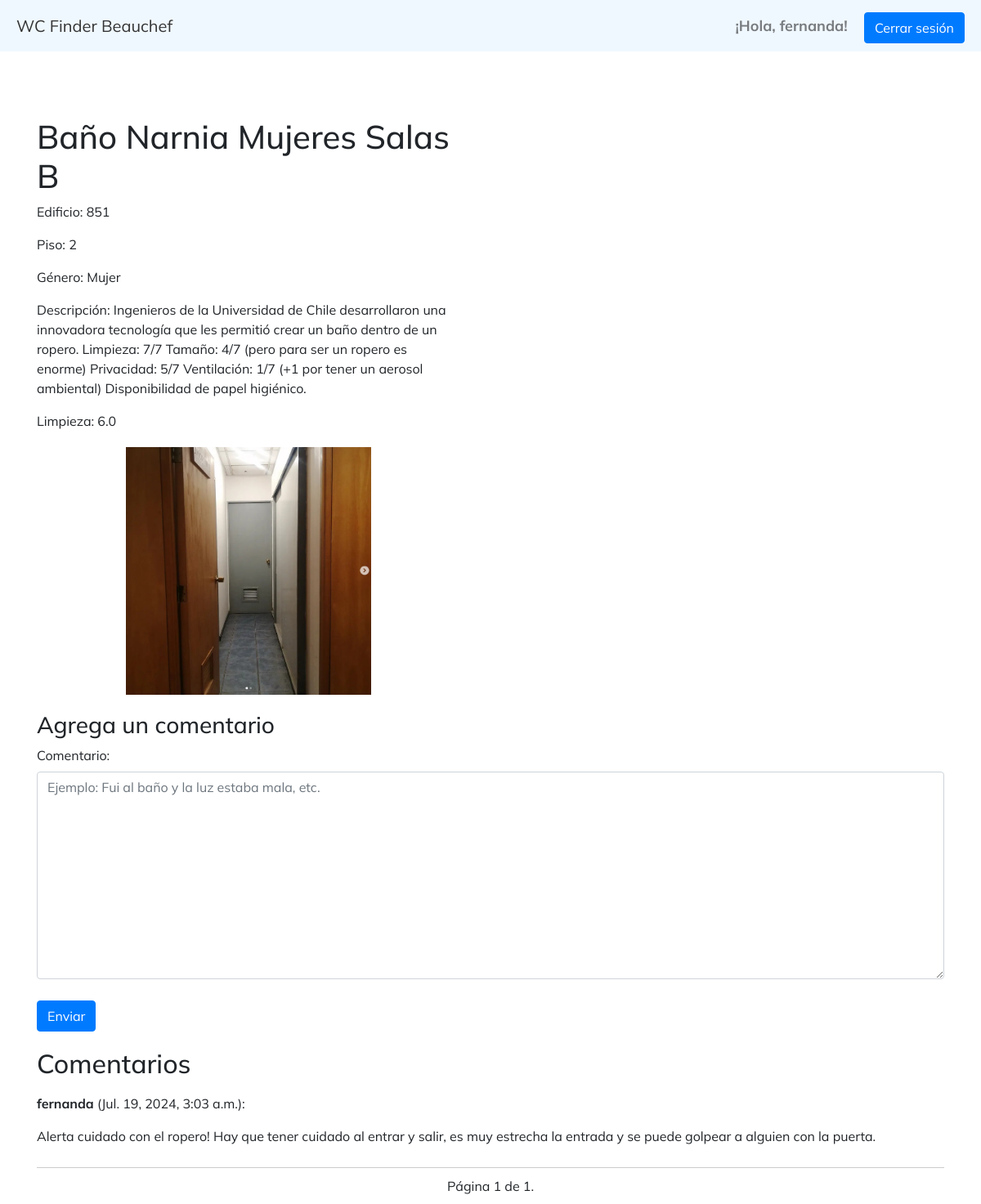
Screenshot of /bathroom/7/ (signed in) with the database file from the repository.
### todoapp/models.py (models this page shows, shortened)
class User(AbstractUser):
  pronombres = [('La','La'),('El','El'), ('Le','Le'),('Otro','Otro')]
  pronombre = models.CharField(max_length=5,choices=pronombres)
  apodo = models.CharField(max_length=30)

class Bathroom(models.Model):
    GENDER_CHOICES = [
        ('mujer', 'Mujer'),
        ('hombre', 'Hombre'),
        ('universal', 'Universal'),
    ]
    BUILDS_CHOICES = [
        ('850', '850'),
        ('851', '851'),
    ]
    FLOOR_CHOICES = [
        ('-3', '-3'),
        ('-2', '-2'),
        ('-1', '-1'),
        ('1', '1'),
        ('2', '2'),
        ('3', '3'),
        ('4', '4'),
        ('5', '5'),
        ('6', '6'),
        ('7', '7'),
    ]
    name = models.CharField(max_length=100)
    building = models.CharField(max_length=3, choices=BUILDS_CHOICES)
    floor = models.CharField(max_length=2,choices=FLOOR_CHOICES)
    gender = models.CharField(max_length=10, choices=GENDER_CHOICES)
    description = models.CharField(max_length=300)
    image = models.ImageField(upload_to='bathroom_images/', blank=True, null=True)
    publicar = models.BooleanField(default=False)
    latitude = models.FloatField(null=True, blank=True)
    longitude = models.FloatField(null=True, blank=True)
    def average_cleaning_points(self):
        average = self.cleaning_reviews.aggregate(Avg('points'))['points__avg']
        return average

class Comment(models.Model):
    bathroom = models.ForeignKey(Bathroom, on_delete=models.CASCADE, related_name='comments')
    user = models.ForeignKey(User, on_delete=models.CASCADE)
    content = models.TextField()
    created_at = models.DateTimeField(auto_now_add=True)

### todoapp/views.py (the view)
# urls.py: path('bathroom/<int:id>/', views.bathroom_detail, name='bathroom_detail'),
def bathroom_detail(request, id):
    bathroom = Bathroom.objects.get(id=id)
    comments = bathroom.comments.all().order_by('-created_at')
    paginator = Paginator(comments, 5)  # 5 comentarios por página
    page_number = request.GET.get('page')
    page_obj = paginator.get_page(page_number)
    if request.method == 'POST':
        if request.user.is_authenticated:
            if "submit_comment" in request.POST:
                form = CommentForm(request.POST)
                if form.is_valid():
                    comment = form.save(commit=False)
                    comment.bathroom = bathroom
                    comment.user = request.user
                    comment.save()
                    messages.success(request, 'Comentario agregado correctamente.')
                    return redirect('bathroom_detail', id=bathroom.id)
            elif "submit_review" in request.POST:
                reviewForm= CleaningForm(request.POST)
                if reviewForm.is_valid():
                    review= reviewForm.save(commit=False)
                    review.bathroom= bathroom
                    review.user= request.user
                    review.save()
                    messages.success(request, 'Puntuación agregada correctamente.')
                    return redirect('bathroom_detail', id=bathroom.id)
            else:
                return redirect('bathroom_detail', id=bathroom.id)
        else:
            messages.error(request, 'Debes estar registrado para poder comentar.')
            return redirect('login')
    else:
        form = CommentForm()
        reviewForm = CleaningForm()
    m = folium.Map(location=[bathroom.latitude or -33.45767, bathroom.longitude or -70.66237], zoom_start=50, zoom_snap=0.5)
    if bathroom.latitude and bathroom.longitude:
        folium.Marker(
            [bathroom.latitude, bathroom.longitude],
            popup=f"{bathroom.building}, Piso {bathroom.floor}, {bathroom.gender}",
            icon=folium.Icon(color='blue', icon='restroom', prefix='fa')
        ).add_to(m)
    map_html = m._repr_html_()
    context = {
        'bathroom': bathroom,
        'map_html': map_html,
        'page_obj': page_obj,
        'form': form,
        'reviewForm': reviewForm
    }
    return render(request, 'todoapp/bathroom_detail.html', context)

### todoapp/forms.py
class CommentForm(forms.ModelForm):
    class Meta:
        model = Comment
        fields = ['content']
        labels = {
            'content': 'Comentario',
        }
        widgets = {
            'content': forms.Textarea(attrs={'class': 'form-control', 'placeholder': 'Ejemplo: Fui al baño y la luz estaba mala, etc.'}),
        }

class CleaningForm(forms.ModelForm):
    class Meta:
        model = Cleaning
        fields = ['points']
        label ={
            'points':'puntos'
        }
        widgets = {'content': forms.NumberInput(attrs={
            'class': 'form-control',
            'min': 1,
            'max': 10
        })}

### todoapp/templates/todoapp/bathroom_detail.html (shortened to what this page needs)
<!DOCTYPE html>
<html lang="es">
<head>
    <link rel="stylesheet" href="https://stackpath.bootstrapcdn.com/bootstrap/4.5.2/css/bootstrap.min.css">
</head>
<body>
    {% include 'todoapp/_navbar.html' %}
    <div class="container">
        <div class="details-map">
            <div class="details">
                <h1>{{ bathroom.name }}</h1>
                <p>Edificio: {{ bathroom.building }}</p>
                <p>Piso: {{ bathroom.floor }}</p>
                <p>Género: {{ bathroom.get_gender_display }}</p>
                <p>Descripción: {{ bathroom.description }}</p>
                <p>Limpieza: {{ bathroom.average_cleaning_points}}</p>
                {% if bathroom.image %}
                    <div class="bathroom-image-container">
                        <img src="{{ bathroom.image.url }}" alt="Imagen del baño" class="bathroom-image" {% if bathroom.image %}data-toggle="modal" data-target="#bathroomModal"{% endif %}>
                    </div>
                {% endif %}
            </div>
            <div id="map">
            </div>
        </div>
        <div class="comments-section">
            <h3>Agrega un comentario</h3>
            <div class="comment-form">
                {% if user.is_authenticated %}
                    <form method="post">
                        {{ form.as_p }}
                        <button type="submit" name="submit_comment" class="btn btn-primary">Enviar</button>
                    </form>
                {% else %}
                    <p>Debes estar registrado para poder comentar. <a href="{% url 'login' %}">Iniciar sesión</a></p>
                {% endif %}
            </div>
            <h2>Comentarios</h2>
            {% for comment in page_obj %}
                <div class="comment">
                    <p><strong>{{ comment.user.username }}</strong> ({{ comment.created_at }}):</p>
                    <p>{{ comment.content }}</p>
                </div>
            {% endfor %}
            <div class="pagination">
                <span class="step-links">
                    <span class="current">
                        Página {{ page_obj.number }} de {{ page_obj.paginator.num_pages }}.
                    </span>
                </span>
            </div>
        </div>
    </div>
</body>
</html>

### todoapp/templates/todoapp/_navbar.html (shortened to what this page needs)
<!DOCTYPE html>
<html lang="en">
<head>
    <link rel="stylesheet" href="https://maxcdn.bootstrapcdn.com/bootstrap/4.0.0-beta/css/bootstrap.min.css">
    <link href="https://cdnjs.cloudflare.com/ajax/libs/font-awesome/5.15.1/css/all.min.css" rel="stylesheet">
    {% load static %}
    <link rel="stylesheet" href="{% static 'css/style forms.css' %}" >
</head>
<body>
    <nav class="navbar navbar-light navbar-custom">
        <a class="navbar-brand" href="{% url 'home' %}">WC Finder Beauchef</a>
        <div class="ml-auto">
            {% if user.is_authenticated %}
                <span class="navbar-text mr-3 saludo">¡Hola, {{ user.username }}!</span>
                <a href="{% url 'logout' %}" class="btn btn-outline-logout">Cerrar sesión</a>
            {% else %}
                <a href="{% url 'register_user' %}" class="btn btn-outline-success">Registrarse</a>
                <a href="{% url 'login' %}" class="btn btn-outline-success">Iniciar Sesión</a>
            {% endif %}
        </div>
    </nav>
</body>
</html>

### todoapp/static/css/style forms.css (style rules this page uses)
.saludo { font-size: 18px; font-weight: bold; color: #333; }
body { font-family: "Mulish", sans-serif; margin: 0; padding: 0; }
form { display: block; margin-top: 0em; margin-bottom: 12px; unicode-bidi: isolate; }
.container { display: flex; height: 100vh; }
.form-control { width: 100%; box-sizing: border-box; }
.btn-primary { margin-top: 10px; }

### todoapp/templates/todoapp/bathroom_detail.html (style rules this page uses)
body { font-family: 'Mulish', sans-serif; margin: 0; padding: 0; }
.container { display: flex; flex-direction: column; padding: 20px; max-width: 1200px; margin: 0 auto; margin-top: 60px; }
.details-map { display: flex; flex-wrap: wrap; gap: 20px; }
.details { flex: 1 1 45%; }
#map { flex: 1 1 50%; height: 400px; }
.comments-section { margin-top: 20px; }
.comment { border-bottom: 1px solid #ccc; padding: 10px 0; }
.comment-form { margin-bottom: 20px; }
.pagination { display: flex; justify-content: center; padding: 10px 0; }
.bathroom-image-container { margin-top: 20px; text-align: center; }
.bathroom-image { max-width: 300px; height: auto; cursor: pointer; }

### todoapp/templates/todoapp/_navbar.html (style rules this page uses)
body { font-family: 'Mulish', sans-serif; margin: 0; padding: 0; }
.navbar-custom { background-color: #f0f8ff; font-family: 'Mulish', sans-serif; padding: 10px 20px; }
.navbar-custom .navbar-brand, .navbar-custom .navbar-nav .nav-link { color: #333; }
.btn { font-family: 'Mulish', sans-serif; }
.saludo { font-size: 18px; font-weight: bold; color: #333; }
.btn-outline-logout { color: #ffffff; background-color: #007bff; border-color: #007bff; }

### rows the page displays
User: username "fernanda"
Bathroom: name "Baño Narnia Mujeres Salas B", building "851", floor "2", gender "Mujer", description "Ingenieros de la Universidad de Chile desarrollaron una innovadora tecnología que les permitió crear un baño dentro de un ropero. Limpieza: 7/7 Tamaño: 4/7 (pero para ser un ropero es enorme) Privacidad: 5/7 Ventilación: 1/7 (+1 por tener un aerosol ambiental) Disponibilidad de papel higiénico.", average_cleaning_points "6.0", image (picture)
Comment: user.username "fernanda", created_at "Jul. 19, 2024, 3:03 a.m.", content "Alerta cuidado con el ropero! Hay que tener cuidado al entrar y salir, es muy estrecha la entrada y se puede golpear a alguien con la puerta."

### other values shown
{{ page_obj.number }} "1"
{{ page_obj.paginator.num_pages }} "1"
